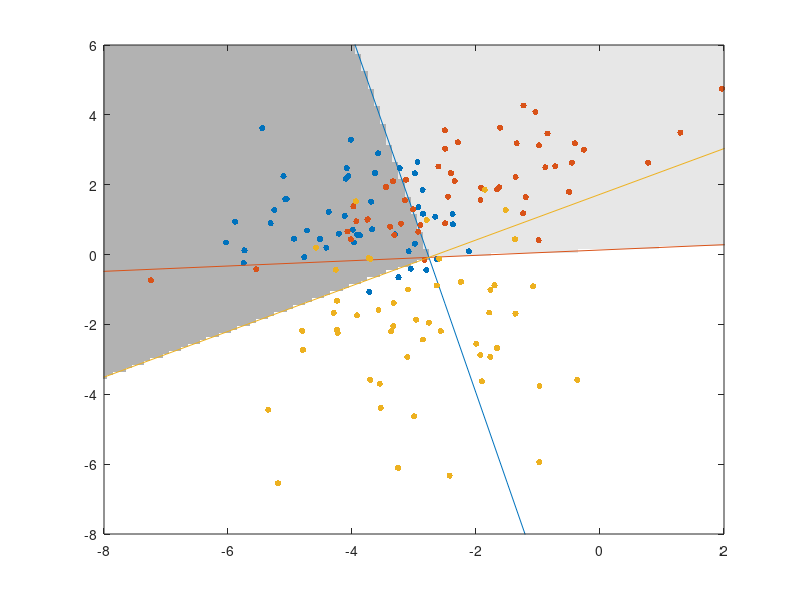

This chart was generated by the following MATLAB code: (Note: this script raises an error after producing the figure.)
function hw14_jlee629()

clear all

Data = load('classification.dat');

%Calculate the mean and variance of each class
Variance = zeros(2,2);
for cls = 1:3
    N(cls) = length(find(Data(:,1) == cls));
    
    mu(cls,:) = mean(Data(find(Data(:,1) == cls),2:3));
    
    Sigma{cls} = zeros(2,2);
    for n = find(Data(:,1) == cls)
        Sigma{cls} = Sigma{cls}+(Data(n,2:3)-mu(cls,:)).'*(Data(n,2:3)-mu(cls,:));
    end
    Variance = Variance+Sigma{cls};
    Sigma{cls} = Sigma{cls}/N(cls);
end    
Variance = Variance/length(Data);


% Take a number of points in the data space, and classify each point.
vec = -10:0.1:10;
PClass = zeros(length(vec),length(vec));

for n1 = 1: length(vec)
    for n2 = 1: length(vec)
        xx1 = vec(n1);
        xx2 = vec(n2);
        P(1) = 1/sqrt(norm(Variance))*exp(-.5*(([xx1,xx2]-mu(1,:))*inv(Variance)*([xx1,xx2]-mu(1,:)).'));
        P(2) = 1/sqrt(norm(Variance))*exp(-.5*(([xx1,xx2]-mu(2,:))*inv(Variance)*([xx1,xx2]-mu(2,:)).'));    
        P(3) = 1/sqrt(norm(Variance))*exp(-.5*(([xx1,xx2]-mu(3,:))*inv(Variance)*([xx1,xx2]-mu(3,:)).'));
        PClass(n1,n2) = find(P==max(P))*0.2+0.5;
    end
end
figure
imagesc(vec,vec,PClass.')
axis([-8,2,-8,6]);
colormap(gray)
caxis([0 1])
set(gca,'YDir','normal')
hold on


% Calculate the boundary between each class

W(1,:) = mu(1,:)*inv(Variance)-mu(2,:)*inv(Variance);
W(2,:) = mu(2,:)*inv(Variance)-mu(3,:)*inv(Variance);
W(3,:) = mu(3,:)*inv(Variance)-mu(1,:)*inv(Variance);
Wo(1) = 0.5*(-mu(1,:)*inv(Variance)*mu(1,:).' + mu(2,:)*inv(Variance)*mu(2,:).');
Wo(2) = 0.5*(-mu(2,:)*inv(Variance)*mu(2,:).' + mu(3,:)*inv(Variance)*mu(3,:).');   
Wo(3) = 0.5*(-mu(3,:)*inv(Variance)*mu(3,:).' + mu(1,:)*inv(Variance)*mu(1,:).');  

x2 = -10:0.5:10;
for cls = 1:3
    x1{cls} = -Wo(cls)/W(cls,2)-W(cls,1)/W(cls,2)*x2;
    scatter(Data(find(Data(:,1) == cls),2),Data(find(Data(:,1) == cls),3),20,'filled')
    hold on
    plot(x2,x1{cls});
    axis([-8,2,-8,6]);
end

hold off


%% Quadratic

WWq{1}= -0.5*(inv(Sigma{1})-inv(Sigma{2}));   
WWq{2}= -0.5*(inv(Sigma{2})-inv(Sigma{3}));      
WWq{3}= -0.5*(inv(Sigma{3})-inv(Sigma{1}));       

Wq(1,:) = mu(1,:)*inv(Sigma{1})-mu(2,:)*inv(Sigma{2});
Wq(2,:) = mu(2,:)*inv(Sigma{2})-mu(3,:)*inv(Sigma{3});
Wq(3,:) = mu(3,:)*inv(Sigma{3})-mu(1,:)*inv(Sigma{1});

Woq(1) = 0.5*(-mu(1,:)*inv(Sigma{1})*mu(1,:).' + mu(2,:)*inv(Sigma{2})*mu(2,:).') -0.5*log(norm(Sigma{1})/norm(Sigma{2}));
Woq(2) = 0.5*(-mu(2,:)*inv(Sigma{2})*mu(2,:).' + mu(3,:)*inv(Sigma{3})*mu(3,:).') -0.5*log(norm(Sigma{2})/norm(Sigma{3}));
Woq(3) = 0.5*(-mu(3,:)*inv(Sigma{3})*mu(3,:).' + mu(1,:)*inv(Sigma{1})*mu(1,:).') -0.5*log(norm(Sigma{3})/norm(Sigma{1}));    


syms x1 x2

eqn{1} = [x1 x2]*WWq{1}*[x1 x2].' + Wq(1,:)*[x1 x2].' + Woq(1);
eqn{2} = [x1 x2]*WWq{2}*[x1 x2].' + Wq(2,:)*[x1 x2].' + Woq(2);
eqn{3} = [x1 x2]*WWq{3}*[x1 x2].' + Wq(3,:)*[x1 x2].' + Woq(3);

PclassQuad = zeros(length(vec),length(vec));
for n1 = 1: length(vec)
    for n2 = 1: length(vec)
        xx1 = vec(n1);
        xx2 = vec(n2);
        P(1) = 1/sqrt(norm(Sigma{1}))*exp(-.5*(([xx1,xx2]-mu(1,:))*inv(Sigma{1})*([xx1,xx2]-mu(1,:)).'));
        P(2) = 1/sqrt(norm(Sigma{2}))*exp(-.5*(([xx1,xx2]-mu(2,:))*inv(Sigma{2})*([xx1,xx2]-mu(2,:)).'));    
        P(3) = 1/sqrt(norm(Sigma{3}))*exp(-.5*(([xx1,xx2]-mu(3,:))*inv(Sigma{3})*([xx1,xx2]-mu(3,:)).'));
        PClassQuad(n1,n2) = find(P==max(P))*0.2+0.5;
    end
end


figure
imagesc(vec,vec,PClassQuad.')
axis([-8,2,-8,6]);
colormap(gray)
caxis([0 1])
hold on
set(gca,'YDir','normal')

for cls = 1:3
    scatter(Data(find(Data(:,1) == cls),2),Data(find(Data(:,1) == cls),3),20,'filled')
    hold on
    fimplicit(eqn{cls})
    axis([-8,2,-8,6]);
end   
    
    
%% Gaussian Kernel density estimation 

h = .5;
PclassGauss = zeros(length(vec),length(vec));

for n1 = 1: length(vec)
    for n2 = 1: length(vec)
        xx1 = vec(n1);
        xx2 = vec(n2);
        P = zeros(1,3);
        for cls = 1:3
            ind = find(Data(:,1) == cls);
            for nn = 1:length(ind)
                u = ([xx1 xx2]-Data(ind(nn),2:3))/h;
                P(cls) = P(cls)+1/(2*pi)*exp(-0.5*(u*u.'));
            end
        end
%         P(2) = 1/sqrt(norm(Sigma{2}))*exp(-.5*(([xx1,xx2]-mu(2,:))*inv(Sigma{2})*([xx1,xx2]-mu(2,:)).'));    
%         P(3) = 1/sqrt(norm(Sigma{3}))*exp(-.5*(([xx1,xx2]-mu(3,:))*inv(Sigma{3})*([xx1,xx2]-mu(3,:)).'));
        PclassGauss(n1,n2) = find(P==max(P))*0.2+0.5;
    end
end

 
figure
imagesc(vec,vec,PclassGauss.')
axis([-8,2,-8,6]);
colormap(gray)
caxis([0 1])
hold on
set(gca,'YDir','normal')

for cls = 1:3
    scatter(Data(find(Data(:,1) == cls),2),Data(find(Data(:,1) == cls),3),20,'filled')
    hold on
    axis([-8,2,-8,6]);
end   
        
    
    
    
    
    
    
    
    
    
    
    
    
    
